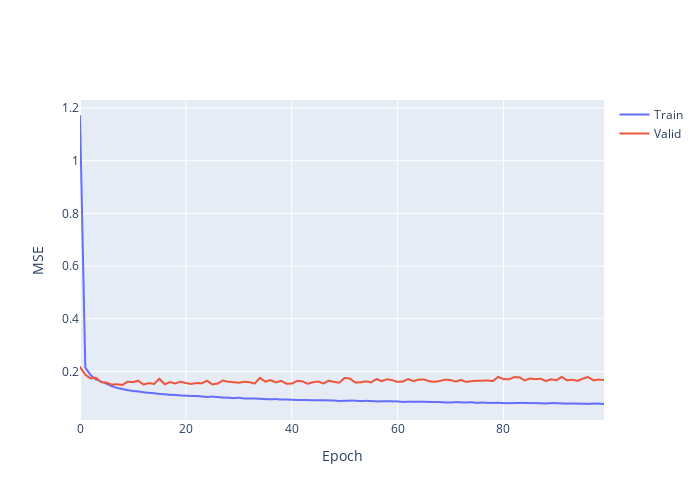

Notebook source saved alongside this figure:
### Code cell
import plotly.graph_objects as go

fig = go.Figure()
fig.add_trace(go.Scattergl(y=history_bl.history['loss'],
                    name='Train'))
fig.add_trace(go.Scattergl(y=history_bl.history['val_loss'],
                    name='Valid'))
fig.update_layout(height=500, width=700,
                  xaxis_title='Epoch',
                  yaxis_title='MSE')
fig.show()
